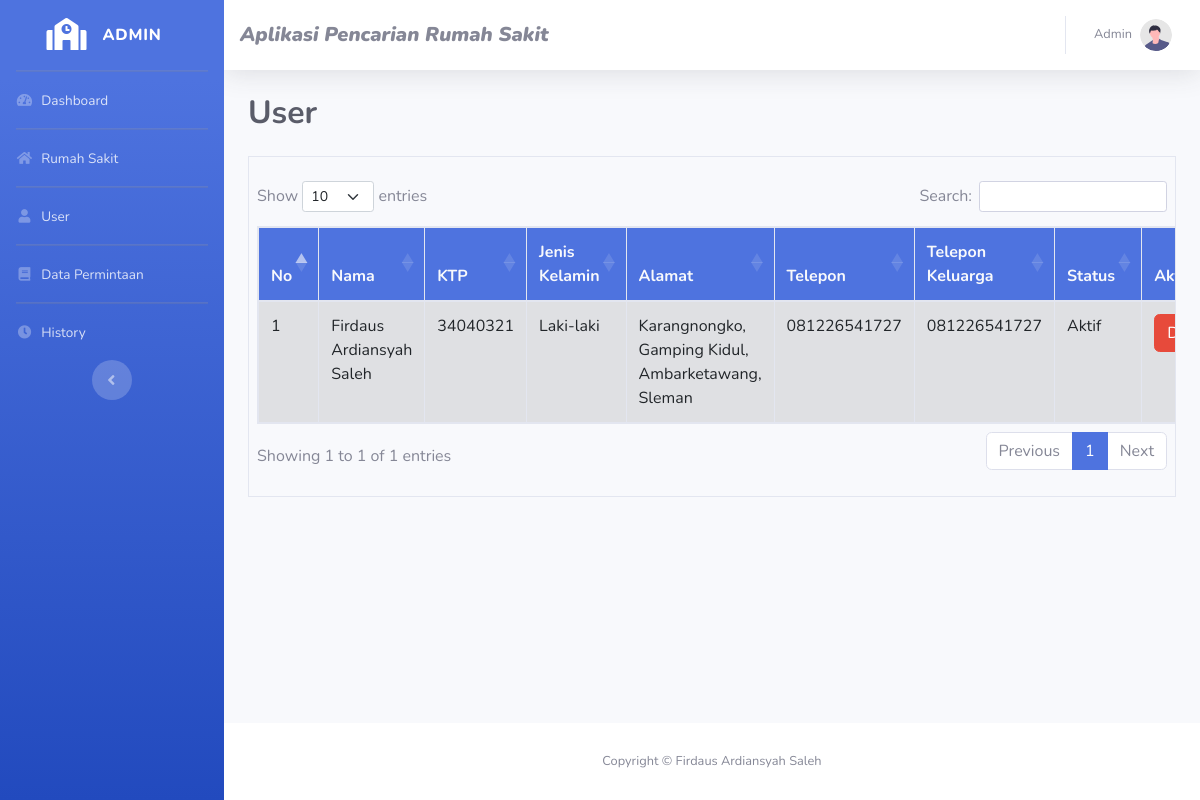
Screenshot of /views/index.php?page=user (signed in) with the database file from the repository.
### tables this page shows
CREATE TABLE `user` (
  `ktp` varchar(20) NOT NULL,
  `nama` varchar(100) DEFAULT NULL,
  `jenis_kelamin` enum('Laki-laki','Perempuan') DEFAULT NULL,
  `no_hp` varchar(14) DEFAULT NULL,
  `no_hp_keluarga` varchar(14) DEFAULT NULL,
  `alamat` text DEFAULT NULL,
  `status` enum('Aktif','Nonaktif') DEFAULT NULL,
  `username` varchar(100) NOT NULL,
  `password` varchar(100) NOT NULL
);

### views/content/user.php (the view, shortened to what this page needs)
<div class="table-responsive border px-2 py-4">
    <table class="table table-bordered table-hover table-striped " id="data-table">
        <thead style="background-color: #4e73df;">
            <tr class="text-light">
                <th scope="col">No</th>
                <th scope="col">Nama</th>
                <th scope="col">KTP</th>
                <th scope="col">Jenis Kelamin</th>
                <th scope="col">Alamat</th>
                <th scope="col">Telepon</th>
                <th scope="col">Telepon Keluarga</th>
                <th scope="col">Status</th>
                <th scope="col">Aktivasi</th>
            </tr>
        </thead>
        <tbody>
            <?php
            $query = "SELECT * from user";
            $data_siswa = mysqli_query($koneksi, $query);
            $nomor = 1;
            while ($d = mysqli_fetch_array($data_siswa)) {
            ?>
                <tr>
                    <td><?php echo $nomor++; ?></td>
                    <td><?php echo $d['nama']; ?></td>
                    <td><?php echo $d['ktp']; ?></td>
                    <td><?php echo $d['jenis_kelamin']; ?></td>
                    <td><?php echo $d['alamat']; ?></td>
                    <td><?php echo $d['no_hp']; ?></td>
                    <td><?php echo $d['no_hp_keluarga']; ?></td>
                    <td><?php echo $d['status']; ?></td>
                    <td>
                        <?php if ($d['status'] == "Nonaktif") {
                        ?>
                            <a href="./content/function/user_aktif.php?ktp=<?= $d['ktp'] ?>" class="btn btn-success">Activate</a>
                        <?php } else if ($d['status'] == "Aktif") { ?>
                            <a href="./content/function/user_Nonaktif.php?ktp=<?= $d['ktp'] ?>" class="btn btn-danger">Deactivate</a>
                        <?php } ?>
                    </td>
                </tr>
            <?php
            }
            ?>
        </tbody>
    </table>
</div>

### rows the page displays
user: nama "Firdaus Ardiansyah Saleh", ktp "34040321", jenis_kelamin "Laki-laki", alamat "Karangnongko, Gamping Kidul, Ambarketawang, Sleman", no_hp "081226541727", no_hp_keluarga "081226541727", status "Aktif"

### other values shown
$_SESSION['nama'] "Admin"
$page "User"
